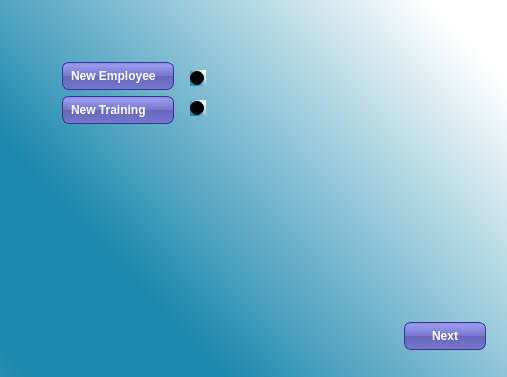
<?xml version="1.0" encoding="UTF-8"?>
<ui version="4.0">
 <class>newd</class>
 <widget class="QDialog" name="newd">
  <property name="geometry">
   <rect>
    <x>0</x>
    <y>0</y>
    <width>507</width>
    <height>377</height>
   </rect>
  </property>
  <property name="windowTitle">
   <string>Dialog</string>
  </property>
  <property name="styleSheet">
   <string notr="true">background-color: qlineargradient(spread:reflect, x1:0.0452273, y1:0.704, x2:1, y2:0, stop:0 rgba(30, 137, 174, 255), stop:1 rgba(255, 255, 255, 255));
background-color: qlineargradient(spread:reflect, x1:0.0452273, y1:0.704, x2:0.972, y2:0.0568182, stop:0.142045 rgba(30, 137, 174, 255), stop:0.9375 rgba(255, 255, 255, 255));</string>
  </property>
  <widget class="QPushButton" name="pushButton_n_next">
   <property name="geometry">
    <rect>
     <x>404</x>
     <y>322</y>
     <width>82</width>
     <height>28</height>
    </rect>
   </property>
   <property name="styleSheet">
    <string notr="true">color: white;
background-color: QLinearGradient( x1: 0, y1: 0, x2: 0, y2: 1, stop: 0 #88d, stop: 0.1 #99e, stop: 0.49 #77c, stop: 0.5 #66b, stop: 1 #77c);
border-width: 1px;
border-color: #339;
border-style: solid;
border-radius: 7;
padding: 3px;
font-size: 12px;
font-weight:bold;
padding-left: 5px;
padding-right: 5px;
min-width: 70px;
max-width: 70px;
min-height: 20px;
max-height: 20px;</string>
   </property>
   <property name="text">
    <string>Next</string>
   </property>
  </widget>
  <widget class="QRadioButton" name="radioButton_ntraining">
   <property name="geometry">
    <rect>
     <x>190</x>
     <y>100</y>
     <width>16</width>
     <height>16</height>
    </rect>
   </property>
   <property name="text">
    <string/>
   </property>
  </widget>
  <widget class="QRadioButton" name="radioButton_nemployee">
   <property name="geometry">
    <rect>
     <x>190</x>
     <y>70</y>
     <width>16</width>
     <height>16</height>
    </rect>
   </property>
   <property name="text">
    <string/>
   </property>
  </widget>
  <widget class="QLabel" name="label_2">
   <property name="geometry">
    <rect>
     <x>62</x>
     <y>96</y>
     <width>112</width>
     <height>28</height>
    </rect>
   </property>
   <property name="styleSheet">
    <string notr="true">color: white;
background-color: QLinearGradient( x1: 0, y1: 0, x2: 0, y2: 1, stop: 0 #88d, stop: 0.1 #99e, stop: 0.49 #77c, stop: 0.5 #66b, stop: 1 #77c);
border-width: 1px;
border-color: #339;
border-style: solid;
border-radius: 7;
padding: 3px;
font-size: 12px;
font-weight:bold;
padding-left: 5px;
padding-right: 5px;
min-width: 100px;
max-width: 100px;
min-height: 20px;
max-height: 20px;</string>
   </property>
   <property name="text">
    <string>New Training</string>
   </property>
  </widget>
  <widget class="QLabel" name="label">
   <property name="geometry">
    <rect>
     <x>62</x>
     <y>62</y>
     <width>112</width>
     <height>28</height>
    </rect>
   </property>
   <property name="styleSheet">
    <string notr="true">color: white;
background-color: QLinearGradient( x1: 0, y1: 0, x2: 0, y2: 1, stop: 0 #88d, stop: 0.1 #99e, stop: 0.49 #77c, stop: 0.5 #66b, stop: 1 #77c);
border-width: 1px;
border-color: #339;
border-style: solid;
border-radius: 7;
padding: 3px;
font-size: 12px;
font-weight:bold;
padding-left: 5px;
padding-right: 5px;
min-width: 100px;
max-width: 100px;
min-height: 20px;
max-height: 20px;</string>
   </property>
   <property name="text">
    <string>New Employee</string>
   </property>
  </widget>
 </widget>
 <resources/>
 <connections/>
</ui>
